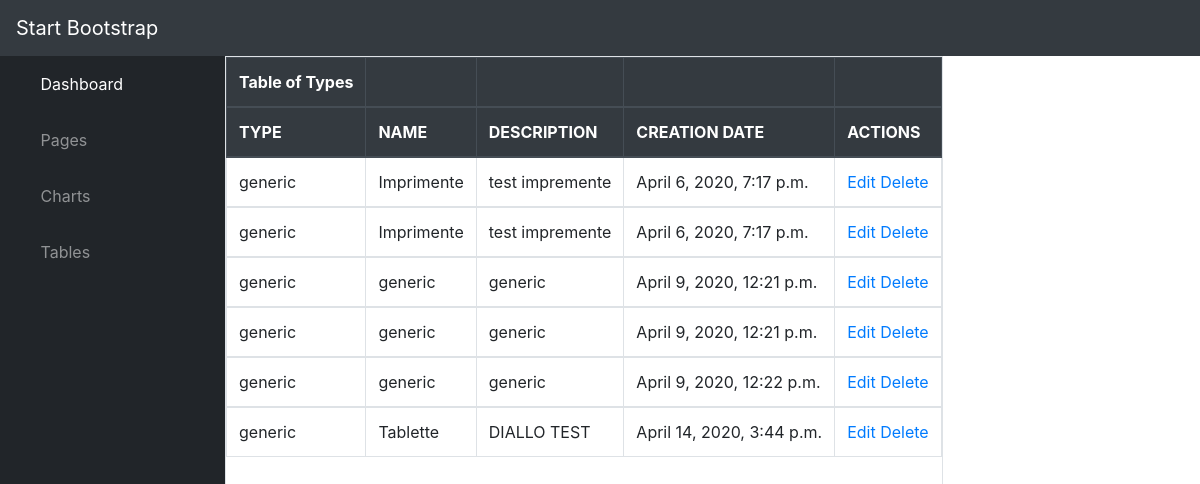
Before: /showType with the older database file.
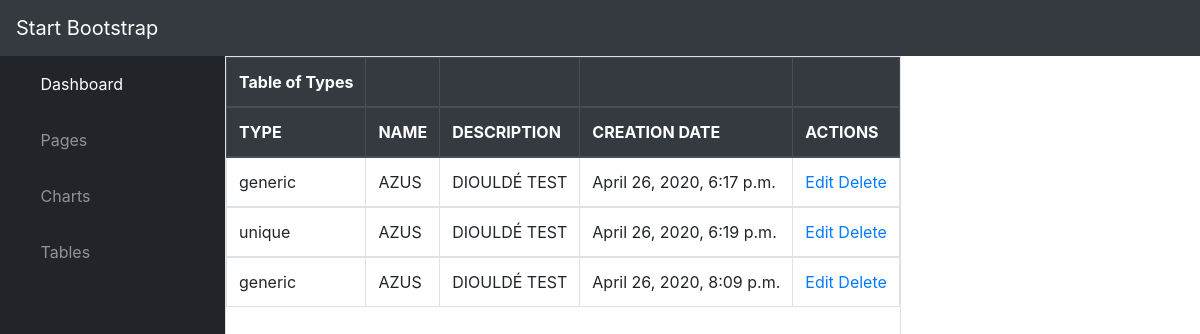
After: the same page with the newer database file.
### siteWeb/models.py (models this page shows, shortened)
class Type(models.Model):
    TYPE_GENERIC = 'generic'
    TYPE_UNIQUE = 'unique'
    TYPE_CHOICES = (
        (TYPE_GENERIC, 'generic'),
        (TYPE_UNIQUE, 'unique'),
    )
    material_type = models.CharField(max_length=250, choices=TYPE_CHOICES, default=TYPE_GENERIC)
    name_type = models.CharField(max_length=250)
    description = models.TextField(blank=True)
    creation_date_type = models.DateTimeField(auto_now_add=True)

### siteWeb/views.py (the view)
# urls.py: path('showType', views.showType, name='showType'),
def showType(request):
    type_liste = Type.objects.all()
    return render(request, 'siteWeb/showType.html', {'types': type_liste})

### siteWeb/templates/siteWeb/showType.html
{% include "siteWeb/includes/dashboard.html" %}
{% load crispy_forms_tags %}
{% block content %}
<div id="wrapper">
    <table class="table table-bordered responsive" style="height:90vh">
        <thead class="thead-dark">
            <tr>
                <th scope="col">Table of Types</th>
                <th></th>
                <th></th>
                <th></th>
                <th></th>
            </tr>
        </thead>
        <thead class="thead-dark">
            <tr>
                <th scope="col">TYPE</th>
                <th scope="col">NAME</th>
                <th scope="col">DESCRIPTION</th>
                <th scope="col">CREATION DATE</th>
                <th scope="col">ACTIONS</th>
            </tr>
        </thead>
        {% for type in types %}
        <tbody>
        <tr>
            <td>{{type.material_type}}</td>
            <td>{{type.name_type}}</td>
            <td>{{type.description}}</td>
            <td>{{type.creation_date_type}}</td>
            <td>
                <a href="/editType/{{type.id}}"><span>Edit</span></a>
                <a href="/deleteType/{{type.id}}">Delete</a>
            </td>
        </tr>
        </tbody>
        {% endfor %}
    </table>
</div>
{% endblock %}

Changed rows visible on the page:
removed Type: material_type "generic", name_type "Imprimente", description "test impremente", creation_date_type "April 6, 2020, 7:17 p.m."
removed Type: material_type "generic", name_type "Imprimente", description "test impremente", creation_date_type "April 6, 2020, 7:17 p.m."
removed Type: material_type "generic", name_type "generic", description "generic", creation_date_type "April 9, 2020, 12:21 p.m."
removed Type: material_type "generic", name_type "generic", description "generic", creation_date_type "April 9, 2020, 12:21 p.m."
removed Type: material_type "generic", name_type "generic", description "generic", creation_date_type "April 9, 2020, 12:22 p.m."
removed Type: material_type "generic", name_type "Tablette", description "DIALLO TEST", creation_date_type "April 14, 2020, 3:44 p.m."
added Type: material_type "generic", name_type "AZUS", description "DIOULDÉ TEST", creation_date_type "April 26, 2020, 6:17 p.m."
added Type: material_type "unique", name_type "AZUS", description "DIOULDÉ TEST", creation_date_type "April 26, 2020, 6:19 p.m."
added Type: material_type "generic", name_type "AZUS", description "DIOULDÉ TEST", creation_date_type "April 26, 2020, 8:09 p.m."
